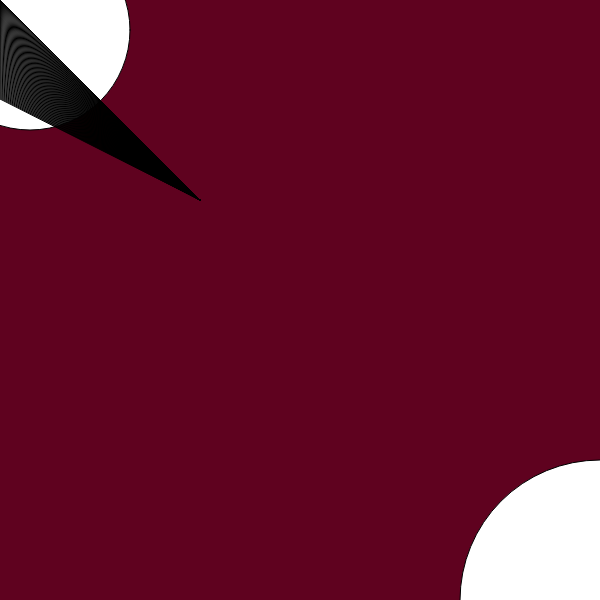
Frame 1 (no input)
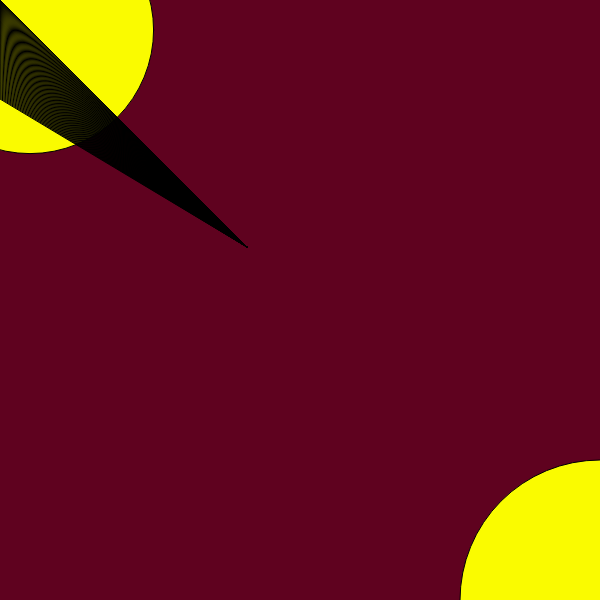
Frame 60 (no input)
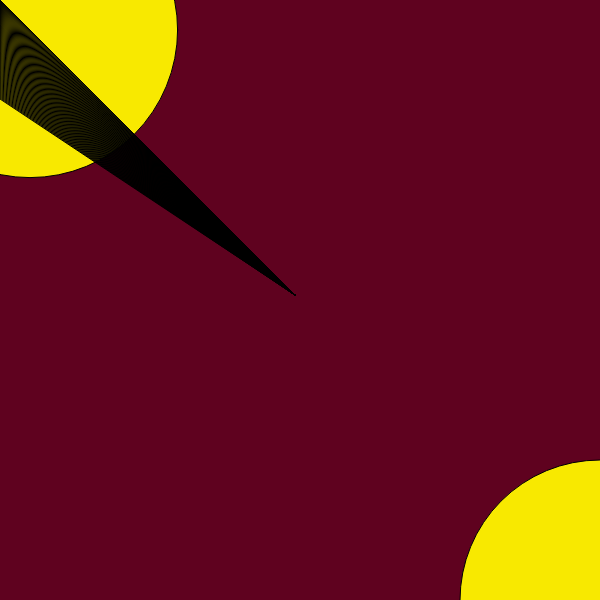
Frame 120 (the mouse pressed at the canvas centre since frame 60)

The p5.js sketch that drew these frames (run headless with seeded random() and noise() and a simulated clock; from frame 60 on, the mouse is pressed at the canvas centre):

// p5.js sketch
// ── sketch.js
var progressX = 200;
var progressY = 200;

function setup() {
  createCanvas(600, 600);
}

function draw()  {
  background(95, 2, 31);
  arc(600,600,280,280,PI,TWO_PI);
    function growEllipse() {
      ellipse(30, 30, progressY, progressX);
      fill(random(225,255),random(144,255),0);
        for (var y = 0; y < 100; y++) {
          var x = randomGaussian(50,15);
          line(0, y, progressX, progressY);
        }
      progressX = progressX + .8;
      progressY = progressY + .8;

      }
  growEllipse();
}
